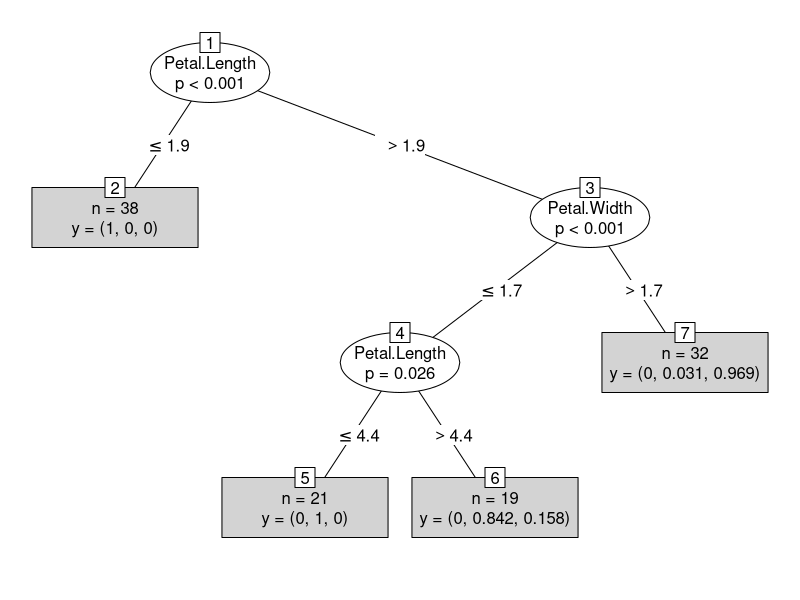

Generate this figure with R:
library("party")
irisdb = iris

myPredictRow <- function(sl,sw,pl,pw) {
  if(sl < 5.8 & sw > 2.9 & pl < 2.0 & pw < 1.0){
    return("setosa")
  } else {
    if(sl > 5.0 & sw < 3.0 & pl > 3.0 & pw < 2.0){
      return("versicolor")
    } else {
      return("virginica")
    }
  }
}
 
myPredict <- function(){
  passed = 0 
  for(x in 1:150) {
    if(myPredictRow(irisdb$Sepal.Length[x], irisdb$Sepal.Width[x], irisdb$Petal.Length[x], irisdb$Petal.Width[x]) == irisdb$Species[x]){
      passed = passed + 1
    }
  }
  return((passed/150)*100)
}

print(myPredict())

# utworzenie ziarna dla generatora liczb pseudolosowych
set.seed(1234)

# generowanie 150 liczb od 1 do 2
ind <- sample(2, nrow(iris), replace=TRUE, prob=c(0.67, 0.33))
# dzielenie na zbiory treningowe i testowe
iris.training <- iris[ind==1,1:5]
iris.test <- iris[ind==2,1:5]

iris.ctree <- ctree(Species ~ Sepal.Length + Sepal.Width + Petal.Length + Petal.Width, data=iris.training)

print(iris.ctree)
plot(iris.ctree, type="simple")
predicted <- predict(iris.ctree, iris.test[,1:4])
real <- iris.test[,5]
table(predicted,real)
